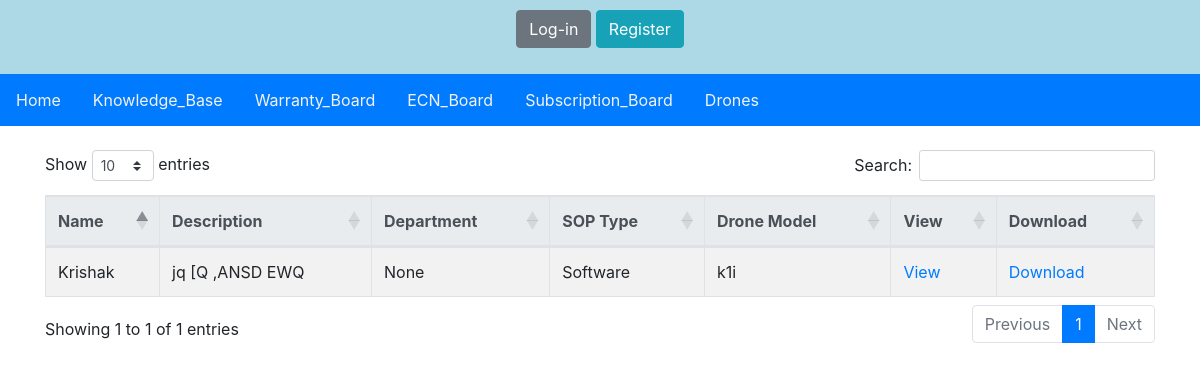
Before: /sop_list/ with the older database file.
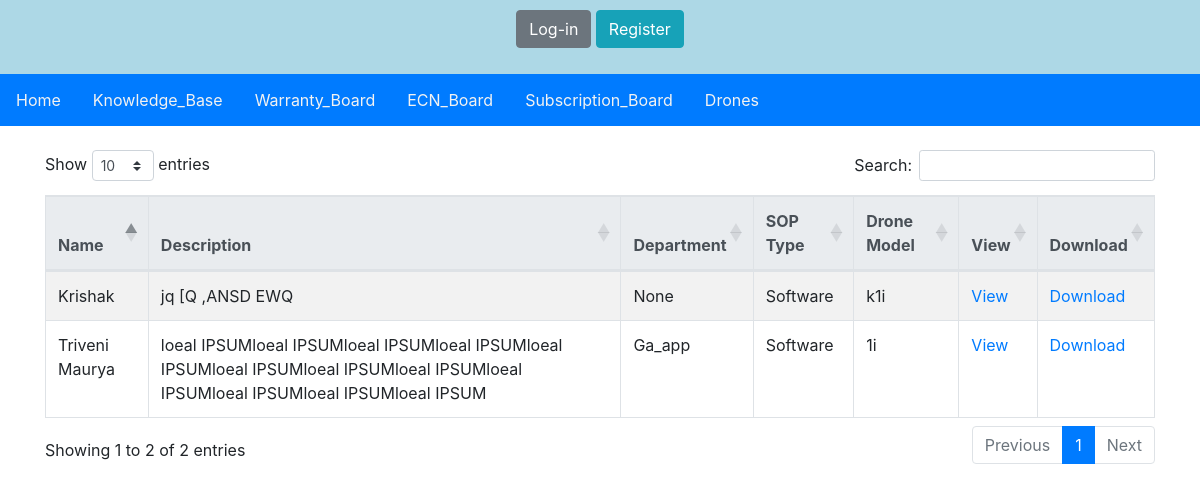
After: the same page with the newer database file.
### main/models.py (models this page shows, shortened)
class SOP(models.Model):
    id = models.AutoField(primary_key=True)
    name = models.CharField(max_length=100)
    slug = models.SlugField(max_length=200, unique=True)
    user_types = models.ManyToManyField(UserType)  # Changed field name to lowercase and removed on_delete attribute
    drone_model = models.ForeignKey(ProductModel, on_delete=models.CASCADE)
    sop_type = models.CharField(max_length=20, choices=type_choice,
                                default=1)  # Added max_length parameter to SOP_Type field
    department = models.CharField(max_length=50, choices=department_choice, default=1)
    desc = models.TextField(max_length=2000)
    document = models.FileField(upload_to='Documents/KB/SOP', blank=True)
    created_on = models.DateTimeField(default=timezone.now)

class ProductModel(models.Model):
    id = models.AutoField(primary_key=True)
    model_name = models.CharField(max_length=100)
    product = models.ForeignKey(Product, on_delete=models.CASCADE)
    image = models.ImageField(upload_to='image/productmodel/', height_field=None, width_field=None,
                              max_length=100)
    spec = models.FileField(upload_to='documents/productmodel/')
    description = models.TextField()
    created_on = models.DateField(auto_now=True)
    def __str__(self):
        return self.model_name

### main/views.py (the view)
# urls.py: path('sop_list/', views.sop_list, name='sop_list'),
def sop_list(request):
    sops = SOP.objects.all()
    return render(request, 'sop_list.html', {'sops': sops})

### static/templates/sop_list.html (shortened to what this page needs)
{% include 'nav.html' %}
<!DOCTYPE html>
<html lang="en">
<head>
    <link rel="stylesheet" href="https://stackpath.bootstrapcdn.com/bootstrap/4.5.2/css/bootstrap.min.css">
    <link rel="stylesheet" href="https://cdn.datatables.net/1.10.25/css/dataTables.bootstrap4.min.css">
</head>
<body>
    <div class="container mt-4">
        <table id="sops-table" class="table table-bordered table-striped">
            <thead class="thead-light">
                <tr>
                    <th>Name</th>
                    <th>Description</th>
                    <th>Department</th>
                    <th>SOP Type</th>
                    <th>Drone Model</th>
                    <th>View</th>
                    <th>Download</th>
                </tr>
            </thead>
            <tbody>
                {% for sop in sops %}
                <tr>
                    <td>{{ sop.name }}</td>
                    <td>{{ sop.desc }}</td>
                    <td>{{ sop.get_department_display }}</td>
                    <td>{{ sop.get_sop_type_display }}</td>
                    <td>{{ sop.drone_model }}</td>
                    <td><a href="{% url 'authapp:view_sop_document' sop.id %}" target="_blank" class="view-btn">View</a></td>
                    <td><a href="{% url 'authapp:download_sop_document' sop.id %}" download class="download-btn">Download</a></td>
                </tr>
                {% endfor %}
            </tbody>
        </table>
    </div>
</body>
</html>

Changed rows visible on the page:
added SOP: name "Triveni Maurya", desc "loeal IPSUMloeal IPSUMloeal IPSUMloeal IPSUMloeal IPSUMloeal IPSUMloeal IPSUMloeal IPSUMloeal IPSUMloeal IPSUMloeal IPSUMloeal IPSUM", department "Ga_app", sop_type "Software", drone_model "1i"
Other visible differences:
text written by a page script: "Show entries Search: Showing 1 to 1 of 1 entries Previous 1 Next" → "Show entries Search: Showing 1 to 2 of 2 entries Previous 1 Next"
